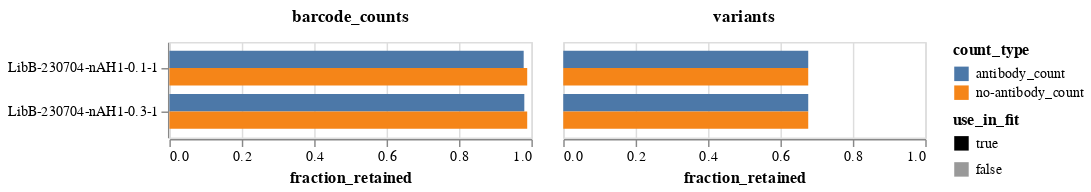

The notebook cell this image was saved under:
### Markdown cell above
Plot the fraction of all barcode counts and the fraction of all variants that are retained.
We typically retain a higher fraction of barcode counts than variants, since the barcode counts are asymmetrically distributed toward some variants, which are more likely to be retained.

### Code cell
frac_retained = (
    prob_escape.melt(
        id_vars=["sample", "concentration", "use_in_fit", "retain", "barcode"],
        value_vars=["antibody_count", "no-antibody_count"],
        var_name="count_type",
        value_name="count",
    )
    .assign(retained_count=lambda x: x["count"] * x["retain"].astype(int))
    .groupby(["sample", "concentration", "use_in_fit", "count_type"], as_index=False)
    .aggregate(
        counts=pd.NamedAgg("count", "sum"),
        retained_counts=pd.NamedAgg("retained_count", "sum"),
        variants=pd.NamedAgg("barcode", "count"),
        retained_variants=pd.NamedAgg("retain", "sum"),
    )
    .assign(
        barcode_counts=lambda x: x["retained_counts"] / x["counts"],
        variants=lambda x: x["retained_variants"] / x["variants"],
    )
    .melt(
        id_vars=["sample", "concentration", "use_in_fit", "count_type"],
        value_vars=["variants", "barcode_counts"],
        var_name="frac_type",
        value_name="fraction_retained",
    )
)

frac_retained_chart = (
    alt.Chart(frac_retained)
    .encode(
        y=alt.Y("sample", title=None, sort=alt.SortField("concentration")),
        x=alt.X("fraction_retained", scale=alt.Scale(domain=[0, 1])),
        yOffset="count_type",
        color="count_type",
        opacity=alt.Opacity(
            "use_in_fit",
            scale=alt.Scale(domain=[True, False], range=[1, 0.4]),
        ),
        column=alt.Column(
            "frac_type",
            title=None,
            header=alt.Header(labelFontWeight="bold", labelFontSize=12),
        ),
        tooltip=[
            alt.Tooltip(c, format=".3f") if c == "fraction_retained" else c
            for c in frac_retained.columns
        ],
    )
    .mark_bar()
    .properties(height=alt.Step(12), width=250)
)

frac_retained_chart

### Figure 1 — Vega-Lite specification as saved in the notebook (floating-point values rounded to 4 significant figures)
{"config": {"view": {"continuousWidth": 300, "continuousHeight": 300}}, "data": {"name": "data-b10a6902891318fb5274723e921a1ac9"}, "mark": {"type": "bar"}, "encoding": {"color": {"field": "count_type", "type": "nominal"}, "column": {"field": "frac_type", "header": {"labelFontSize": 12, "labelFontWeight": "bold"}, "title": null, "type": "nominal"}, "opacity": {"field": "use_in_fit", "scale": {"domain": [true, false], "range": [1, 0.4]}, "type": "nominal"}, "tooltip": [{"field": "sample", "type": "nominal"}, {"field": "concentration", "type": "quantitative"}, {"field": "use_in_fit", "type": "nominal"}, {"field": "count_type", "type": "nominal"}, {"field": "frac_type", "type": "nominal"}, {"field": "fraction_retained", "format": ".3f", "type": "quantitative"}], "x": {"field": "fraction_retained", "scale": {"domain": [0, 1]}, "type": "quantitative"}, "y": {"field": "sample", "sort": {"field": "concentration"}, "title": null, "type": "nominal"}, "yOffset": {"field": "count_type", "type": "nominal"}}, "height": {"step": 12}, "width": 250, "$schema": "https://vega.github.io/schema/vega-lite/v5.8.0.json", "datasets": {"data-b10a6902891318fb5274723e921a1ac9": [{"sample": "LibB-230704-nAH1-0.1-1", "concentration": 0.1, "use_in_fit": true, "count_type": "antibody_count", "frac_type": "variants", "fraction_retained": 0.6767}, {"sample": "LibB-230704-nAH1-0.1-1", "concentration": 0.1, "use_in_fit": true, "count_type": "no-antibody_count", "frac_type": "variants", "fraction_retained": 0.6767}, {"sample": "LibB-230704-nAH1-0.3-1", "concentration": 0.3, "use_in_fit": true, "count_type": "antibody_count", "frac_type": "variants", "fraction_retained": 0.6767}, {"sample": "LibB-230704-nAH1-0.3-1", "concentration": 0.3, "use_in_fit": true, "count_type": "no-antibody_count", "frac_type": "variants", "fraction_retained": 0.6767}, {"sample": "LibB-230704-nAH1-0.1-1", "concentration": 0.1, "use_in_fit": true, "count_type": "antibody_count", "frac_type": "barcode_counts", "fraction_retained": 0.9786}, {"sample": "LibB-230704-nAH1-0.1-1", "concentration": 0.1, "use_in_fit": true, "count_type": "no-antibody_count", "frac_type": "barcode_counts", "fraction_retained": 0.9884}, {"sample": "LibB-230704-nAH1-0.3-1", "concentration": 0.3, "use_in_fit": true, "count_type": "antibody_count", "frac_type": "barcode_counts", "fraction_retained": 0.9804}, {"sample": "LibB-230704-nAH1-0.3-1", "concentration": 0.3, "use_in_fit": true, "count_type": "no-antibody_count", "frac_type": "barcode_counts", "fraction_retained": 0.9884}]}}
